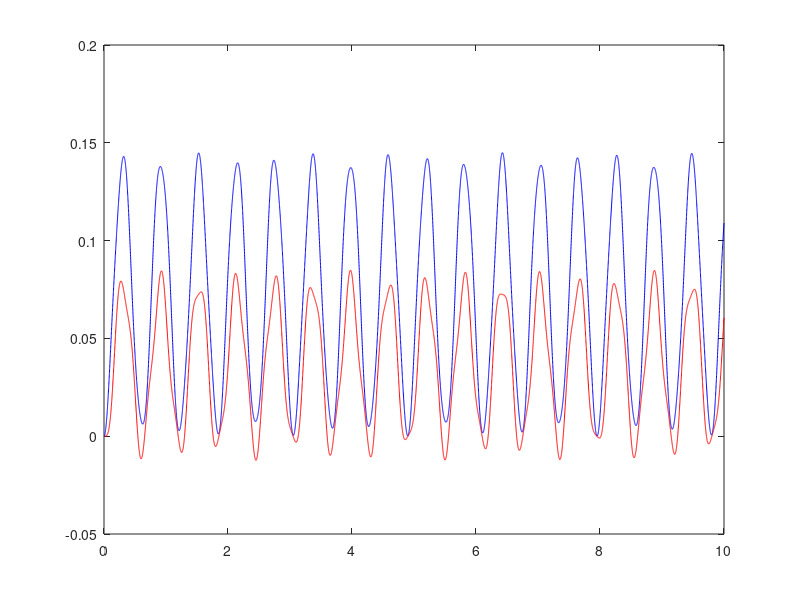

Reproduce this figure in MATLAB.
%%============================================================================
%%                    Main Code
%%============================================================================
clear all
% close all

RA = 217276;


%%  Question 1
%%============================================================================

A  = 0.217;     % Constant 0.217XXX
n  = 16;        % Interval Size
kr = 0:n-1;     % Desired Interval

% Recursive Solution
yr(1)=0; yr(2)=0;   % Initial Conditions
for j=0:n-3
    % 0:    Discrete Systems Inicial Value
    % n-3:  -2, Equation Order
    %       -1, Matlab Array

    if (1<=j) && (j<2)  % Condition of u(k)
        yr(j+2+1)=A*yr(j+1)+1;
    else
        yr(j+2+1)=A*yr(j+1)+1-1;
    end
end
stairs(kr,yr)

% Analytic Solution
B = sqrt(A);    % Equation Constants
C = (1/(2*A));

ka = 0:n-1;                             % Analytic Interval
ya = (C*(+B).^(ka-1) + C*(-B).^(ka-1)); % Analytic Solution

ya(1)=0; ya(2)=0;   % Initial Conditions (use Heaviside Function instead)

hold on
stairs(ka,ya,'o');  % Adding the Analytic Solution
hold off


%%  Question 2
%%============================================================================

K = 276;                    % Elastic Constant XXX276
I = 10;                     % Initial Condition
M = 1;                      % Mass
t = linspace(0,10,10000);   % Analysis Interval

% Equation in the Laplace Domain
[r2, p2, k2] = residue([0     0 (K*I)],  [(M*M) 0 (3*K*M) 0 (K*K) 0]);
[r1, p1, k1] = residue([(I*M) 0 (2*K*I)],[(M*M) 0 (3*K*M) 0 (K*K) 0]);
%            r(0)                 r(i)                 r(n)
% f(s) = ------------ + ... + ------------ + ... + ------------ + k(s)
%          x - p(0)             x - p(i)             x - p(n)

% r(i): Complex Number, residue i of Function
% p(i): Complex Number, pole i of Function
% k(s): Function,

% Inverse of Laplace with Complex Numbers
yI1 = r1(1)*exp(p1(1)*t) + r1(2)*exp(p1(2)*t) + r1(3)*exp(p1(3)*t) + r1(4)*exp(p1(4)*t) + r1(5)*exp(p1(5)*t);
yI2 = r2(1)*exp(p2(1)*t) + r2(2)*exp(p2(2)*t) + r2(3)*exp(p2(3)*t) + r2(4)*exp(p2(4)*t) + r2(5)*exp(p2(5)*t);

% Equations only in the Real Domain
y1 = real(yI1);
y2 = real(yI2);

plot(t,y1,'b', t,y2,'r')